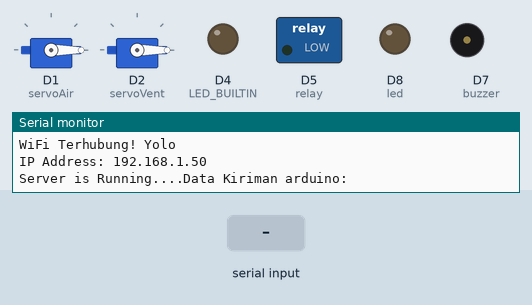
Recording of a sketch running on a simulated ESP8266 (NodeMCU). Shown: 2 × servo, switched loads named in the sketch (green lamp = pin HIGH), output pins drawn as LEDs (lit = HIGH, except the on-board LED, lit = LOW), buzzer (waves = sounding, pin HIGH), the last lines printed to the serial monitor. The test bench sets the inputs (shaded band). WiFi joins after 1.5 s; servers stay silent unless stated.

Above: at 3.2 s.
3.3 s: "90,45,200\n" received over Serial
At 6.1 s:
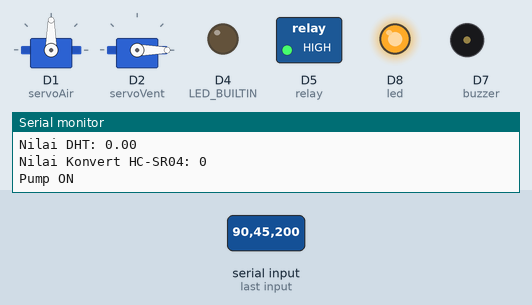
At 10.3 s:
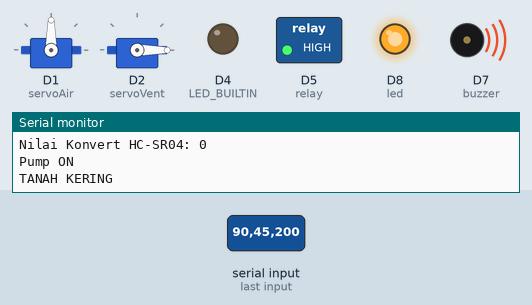
10.9 s: "90,45\n" received over Serial
Timing chart, 0 to 13.9 s (numbered marks = the images above; inputs shaded):
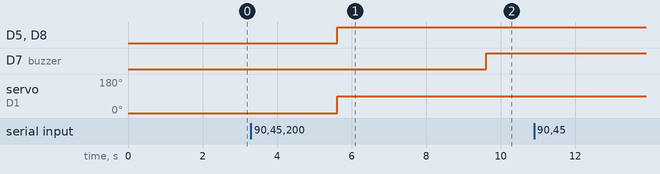

Measured:
- after the input at 3.3 s, D5 (relay), D8 (led): LOW → HIGH after 2.3 s; D7 (buzzer): LOW → HIGH after 6.3 s; servo on D1 (servoAir): 0° → 90° after 2.3 s

The sketch:

LatihanKoneksiKirimDatakeServer.ino
```cpp
#include <ESP8266WiFi.h>
#include <ESP8266WebServer.h>
#include <ArduinoJson.h>
#include <Servo.h>

ESP8266WebServer server(80);

Servo servo1;
Servo servo2;
const char* ssid = "Yolo";
const char* password = "Yowai#$2024";

const int servoAir = D1;
const int servoVent = D2;
const int relay = D5;
const int buzzer = D7;
const int led = D8;

bool stateServoAir = false;
bool stateServoVent = false;
bool stateRelay = false;
bool stateLed = false;

void setup() {
  // Serial.begin(115200);
  Serial.begin(9600);

  pinMode(relay, OUTPUT);
  pinMode(buzzer, OUTPUT);
  pinMode(led, OUTPUT);
  pinMode(LED_BUILTIN, OUTPUT);

  digitalWrite(relay, LOW);
  digitalWrite(buzzer, LOW);
  digitalWrite(led, LOW);

  servo1.attach(servoAir);
  servo2.attach(servoVent);
  servo1.write(0);
  servo2.write(0);

  // Debug Servo1
  if(!servo1.attached()) Serial.println("Servo Irigasi Gagal inisialisasi");

  // Koneksi WiFi
  WiFi.begin(ssid, password);
  while (WiFi.status() != WL_CONNECTED) {
    digitalWrite(LED_BUILTIN, LOW);
    delay(1000);
    Serial.println("Menghubungkan ke WiFi...");
  }
  digitalWrite(LED_BUILTIN, HIGH);
  Serial.println("");
  Serial.print("WiFi Terhubung! ");
  Serial.println(ssid);
  Serial.print("IP Address: ");
  Serial.println(WiFi.localIP());

  // setup server
  server.on("/irigasi", HTTP_GET, getServoIrigasi);
  server.on("/ventilasi", HTTP_GET, getServoVentilasi);
  server.on("/relayPompa", HTTP_GET, getRelayPump);
  server.on("/kontrolLed", HTTP_GET, getLedControl);

  server.on("/irigasi", HTTP_POST, setServoIrigasi);
  server.on("/ventilasi", HTTP_POST, setServoVentilasi);
  server.on("/relayPompa", HTTP_POST, setRelayPump);
  server.on("/kontrolLed", HTTP_POST, setLedControl);

  // Endpoint untuk mengirim data dari arduino ke halaman web
  server.on("/sendDataArduino", HTTP_GET, kirimDatatoWeb);

  server.begin();
  Serial.print("Server is Running....");
}

void split(String data, char delimiter, String parts[], int maxParts) {
  int currentIndex = 0;
  int startIndex = 0;

  for(int i = 0; i < data.length(); i++) {
    if(data[i] == delimiter) {
      if(currentIndex < maxParts) {
        parts[currentIndex] = data.substring(startIndex, i);
        currentIndex++;
        startIndex = i + 1;
      }
    }
  }

  if(currentIndex < maxParts) {
    parts[currentIndex] = data.substring(startIndex);
  }
}

void loop() {
  server.handleClient();
  String dataArduino = " ";

  while(Serial.available() > 0) {
    // Baca data dari arduino
    dataArduino += char(Serial.read());
  }

  Serial.print("Data Kiriman arduino: ");
  dataArduino.trim();
  Serial.println(dataArduino);
  delay(500);

  if(dataArduino.length() > 0) {
    const int banyaknyaData = 4;
    String arrayParts[banyaknyaData];

    split(dataArduino, '_', arrayParts, banyaknyaData);

    int nilaiLdr = arrayParts[0].toInt();
    double nilaiHcsr04 = arrayParts[1].toDouble();
    float nilaiSoil = arrayParts[2].toFloat();
    float nilaiDht = arrayParts[3].toFloat();
    int konvertUltrasonic = nilaiHcsr04 * 100;

    // Debug output
    Serial.println("Nilai LDR: " + String(nilaiLdr));
    Serial.println("Nilai Ultrasonic: " + String(nilaiHcsr04));
    Serial.println("Nilai Soil Moisture: " + String(nilaiSoil));
    Serial.println("Nilai DHT: " + String(nilaiDht));
    Serial.println("Nilai Konvert HC-SR04: " + String(konvertUltrasonic));


    // ldr < 300 lux maka led nyala
    if (nilaiLdr < 300) {
      digitalWrite(led, HIGH);
    } else {
      digitalWrite(led, LOW);
    }

    // jika temperature > 35.0
    if(nilaiDht > 35.0) {
      servo2.write(90);
      delay(4000);
    } else {
      servo2.write(0);
    }

    // jika tanki kosong untuk kontrol pump air
    if(konvertUltrasonic < 50) {
      digitalWrite(relay, HIGH);
      Serial.println("Pump ON");
    } else if(konvertUltrasonic >= 100) {
      digitalWrite(relay, LOW);
      Serial.println("Pump OFF");
    }

    // kontrol irigasi jika nilai adc
    if(nilaiSoil < 30.00) {
      servo1.write(90);
      delay(4000);
    } else if(nilaiSoil >= 70.00) {
      servo1.write(0);
    }

    // buzzer emergency
    // if(nilaiDht > 36.00 || nilaiSoil > 73.00 || konvertUltrasonic > 100 || konvertUltrasonic < 50 || nilaiSoil < 28.00){
    //   digitalWrite(buzzer, HIGH);

    //   if(nilaiDht > 36.00) Serial.println("SUHU PANAS");
    //   if(nilaiSoil < 28.00) Serial.println("TANAH KERING");
    //   if(konvertUltrasonic > 100) Serial.println("TANKI LUBER");
    //   if(konvertUltrasonic < 50) Serial.println("TANKI EMPTY");
    // } else {
    //   digitalWrite(buzzer, LOW);
    // }

    // buzzer emergency opsi 2
    if(nilaiDht > 36.00 || nilaiSoil < 28.00){
      digitalWrite(buzzer, HIGH);

      if(nilaiDht > 36.00) Serial.println("SUHU PANAS");
      if(nilaiSoil < 28.00) Serial.println("TANAH KERING");
    } else {
      digitalWrite(buzzer, LOW);
    }
  }

  delay(2500);

  // Debug untuk belajar ambil data index pertama dari data sing dikirim
  // if(dataArduino.length() > 0) {
  //   int nilaiKirimanLdr = dataArduino.toInt();
  //   Serial.println("Nilai LDR: " + String(nilaiKirimanLdr));
  //   delay(3000);
  // }

}

// Untuk Monitoring Sensor ke Halaman WEB
void  kirimDatatoWeb() {
  String dt = Serial.readStringUntil('\n');
  server.sendHeader("Access-Control-Allow-Origin", "*");
  server.send(200, "text/plain", dt);
}

// Untuk Kontrol Manual Aktuator
void setServoIrigasi() {
  stateServoAir = !stateServoAir;
  servo1.write(stateServoAir ? 180 : 0);
  server.sendHeader("Access-Control-Allow-Origin", "*");
  server.send(200, "text/plain", stateServoAir ? "ON" : "OFF");
}

void setServoVentilasi() {
  stateServoVent = !stateServoVent;
  servo2.write(stateServoVent ? 180 : 0);
  server.sendHeader("Access-Control-Allow-Origin", "*");
  server.send(200, "text/plain", stateServoVent ? "ON" : "OFF");
}

void setRelayPump() {
  stateRelay = !stateRelay;
  digitalWrite(relay, stateRelay ? HIGH : LOW);
  server.sendHeader("Access-Control-Allow-Origin", "*");
  server.send(200, "text/plain", stateRelay ? "ON" : "OFF");
}

void setLedControl() {
  stateLed = !stateLed;
  digitalWrite(led, stateLed ? HIGH : LOW);
  server.sendHeader("Access-Control-Allow-Origin", "*");
  server.send(200, "text/plain", stateLed ? "ON" : "OFF");
}

void getServoIrigasi() {
  server.sendHeader("Access-Control-Allow-Origin", "*");
  server.send(200, "text/plain", stateServoAir ? "ON" : "OFF");
}

void getServoVentilasi() {
  server.sendHeader("Access-Control-Allow-Origin", "*");
  server.send(200, "text/plain", stateServoVent ? "ON" : "OFF");
}

void getRelayPump() {
  server.sendHeader("Access-Control-Allow-Origin", "*");
  server.send(200, "text/plain", stateRelay ? "ON" : "OFF");
}

void getLedControl() {
  server.sendHeader("Access-Control-Allow-Origin", "*");
  server.send(200, "text/plain", stateLed ? "ON" : "OFF");
}
```
